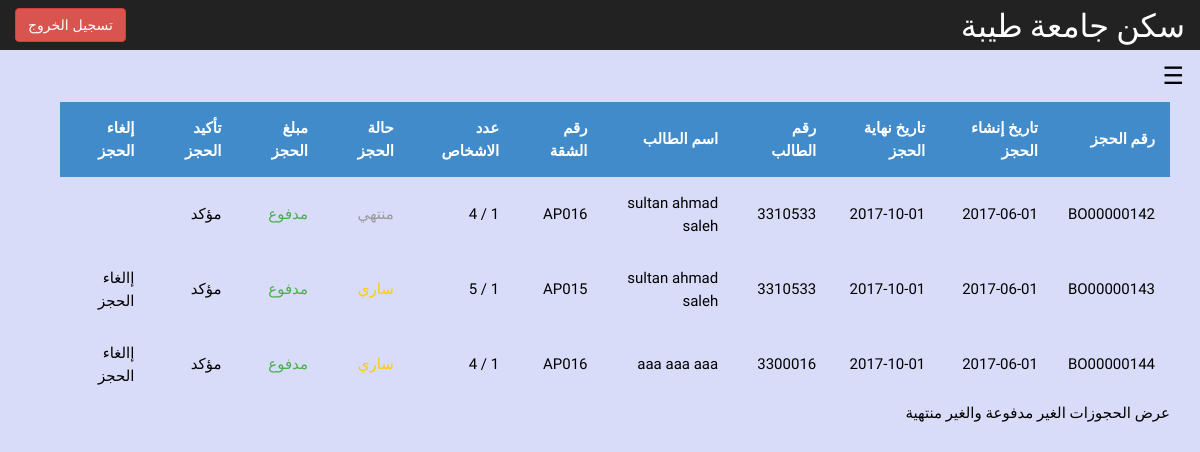
Page /studenthousing/manager/manageAllBookings.php (signed in) on the committed database.
### tables this page shows
CREATE TABLE `booking` (
  `booking_id` char(10) NOT NULL,
  `booking_date` date NOT NULL,
  `start_date` date NOT NULL,
  `expire_date` date NOT NULL,
  `price` float NOT NULL,
  `paid` tinyint(1) NOT NULL,
  `canceled` tinyint(1) NOT NULL,
  `student_id` char(7) NOT NULL,
  `apartment_id` char(5) NOT NULL
);

CREATE TABLE `user` (
  `user_id` char(7) NOT NULL,
  `first_name` varchar(20) NOT NULL,
  `middle_name` varchar(20) NOT NULL,
  `last_name` varchar(20) NOT NULL,
  `email` varchar(64) NOT NULL,
  `password` varchar(128) NOT NULL,
  `date_of_birth` date DEFAULT NULL,
  `phone_number` char(10) NOT NULL
);

CREATE TABLE `apartment` (
  `apartment_id` char(5) NOT NULL,
  `current_number_of_students` int(11) NOT NULL,
  `max_number_of_students` int(11) NOT NULL,
  `apartment_info` varchar(350) DEFAULT NULL
);

### studenthousing/bookingAPI.php (called while the page is built, shortened)
<?php
function sh_bookings_get($f = '*',$extra = '')
{
    global $conn;
    $query = sprintf("SELECT %s FROM `booking` %s ",$f,$extra);
    $qresult = mysqli_query($conn, $query);
    $rcount = mysqli_num_rows($qresult);
    $users = array();
    for($i = 0; $i < $rcount; $i++)
        $users[@count($users)] = mysqli_fetch_object($qresult);
    return $users;
}
?>

### studenthousing/studentsAPI.php (called while the page is built, shortened)
<?php
function sh_users_get($f = '*',$extra = '')
{
    global $conn;
    $query = sprintf("SELECT %s FROM `user` %s ",$f,$extra);
    $qresult = mysqli_query($conn, $query);
    $rcount = mysqli_num_rows($qresult);
    $users = array();
    for($i = 0; $i < $rcount; $i++)
        $users[@count($users)] = mysqli_fetch_object($qresult);
    return $users;
}
function sh_users_get_by_student_id($student_id)
{
    global $conn;
    $id = mysqli_real_escape_string($conn ,strip_tags($student_id));
    $student = sh_student_get_by_student_id($id);
    $result = sh_users_get('*', 'WHERE `user_id` = '."'$student->user_id'");
    $user = $result[0];
    return $user;
}
function sh_student_get_by_student_id($user_id)
{
    global $conn;
    $id = mysqli_real_escape_string($conn ,strip_tags($user_id));
    $query = sprintf("SELECT * FROM `student` WHERE student_id = '%s'",$id);
    $qresult = mysqli_query($conn, $query);
    $rcount = mysqli_num_rows($qresult);
    $users = array();
    for($i = 0; $i < $rcount; $i++)
        $users[@count($users)] = mysqli_fetch_object($qresult);
    return $users[0];
}
?>

### studenthousing/apartmentAPI.php (called while the page is built, shortened)
<?php
function sh_apartments_get($f = '*',$extra = '')
{
    global $conn;
    $query = sprintf("SELECT %s FROM `apartment` %s ",$f,$extra);
    $qresult = mysqli_query($conn, $query);
    $rcount = mysqli_num_rows($qresult);
    $users = array();
    for($i = 0; $i < $rcount; $i++)
        $users[@count($users)] = mysqli_fetch_object($qresult);
    return $users;
}
function sh_apartments_get_by_id($apartment_id)
{
    global $conn;
    $id = @mysqli_real_escape_string($conn ,strip_tags($apartment_id));
    $result = sh_apartments_get('*', 'WHERE `apartment_id` = '."'$id'");
    $user = $result[0];
    return $user;
}
?>

### studenthousing/manager/manageAllBookings.php (the view, shortened to what this page needs)
<?php
require_once('../db.php');
require_once('../bookingAPI.php');
require_once('../apartmentAPI.php');
require_once('../studentsAPI.php');
$bookings = sh_bookings_get();
?>
<!DOCTYPE html>
<html>
    <head>
        <link rel="stylesheet" href="css/bootstrap.css">
        <link rel="stylesheet" href="css/bootstrap-rtl.css">
        <link rel="stylesheet" href="css/dashboard.css">
        <link rel="stylesheet" type="text/css" href="managePanelStyle.css">
        <link rel="stylesheet" href="css/w4.css">
    </head>
   <body style="background-color:#D8DCF8">
        <nav class="navbar navbar-inverse navbar-fixed-top">
            <div class="container-fluid">
                <div class="navbar-header">
                    <a class="navbar-brand" href="#" > <font size="6" face="cairo" color="white">سكن جامعة طيبة</font></a>
                </div>
                <div id="navbar" class="navbar-collapse collapse">
                     <form action="../managerLogin/logout.php" method="post" class="navbar-form navbar-right">
                        <input type="submit" class="btn btn-danger" value="تسجيل الخروج" />
                    </form>
                </div>
            </div>
        </nav>
<div class="icon-bar w3-teal" > <font face="Changa">
    <button class=" w3-button w3-teal w3-xlarge w3-right " onclick="openRightMenu()"style="color: #000000!important;">&#9776;</button>
    <div class="w3-container" style="background-color:#D8DCF8;">
                        <div class="container">
                          <div class="row col-md-offset 2 col-lg-offset 4">
                            <div class="col-md-12 col-sm-12 col-lg-12">
                        <div class="row col-md-12">
                          <table>
                              <tr>
                                  <th>رقم الحجز</th>
                                  <th>تاريخ إنشاء الحجز</th>
                                  <th>تاريخ نهاية الحجز</th>
                                  <th>رقم الطالب</th>
                                  <th>اسم الطالب</th>
                                  <th>رقم الشقة</th>
                                  <th>عدد الاشخاص</th>
                                  <th>حالة الحجز</th>
                                  <th>مبلغ الحجز</th>
                                  <th>تأكيد الحجز</th>
                                  <th>إلغاء الحجز</th>
                              </tr>
                              <?php
                                foreach($bookings as $booking){
                                echo "<tr>";
                                echo    "<td>$booking->booking_id</td>";
                                echo    "<td>$booking->start_date</td>";
                                echo    "<td>$booking->expire_date</td>";
                                echo    "<td>$booking->student_id</td>";
                                $student_name = sh_users_get_by_student_id($booking->student_id);
                                echo    "<td>$student_name->first_name $student_name->middle_name $student_name->last_name</td>";
                                echo    "<td>$booking->apartment_id</td>";
                                $current_students_number_in_apartment = sh_apartments_get_by_id($booking->apartment_id);
                                echo    "<td>$current_students_number_in_apartment->current_number_of_students / $current_students_number_in_apartment->max_number_of_students</td>";
                                if( (strtotime($booking->expire_date) >= time()) && ($booking->canceled == 0) )
                                    echo    "<td><font color=\"#ffcc00\">ساري</font></td>";
                                else
                                    echo    "<td><font color=\"#999999\">منتهي</font></td>";
                                if($booking->paid)
                                    echo    "<td><font color=\"#4CAF50\">مدفوع</font></td>";
                                else
                                    echo    "<td><font color=\"#cc0052\">غير مدفوع</font></td>";
                                if($booking->paid)
                                    echo    "<td>مؤكد</td>";
                                else if((strtotime($booking->expire_date) >= time()) && ($booking->canceled == 0))
                                    echo    "<td><a href=\"confirmBooking.php?booking_id=$booking->booking_id\">تأكيد الحجز</a></td>";
                                if((strtotime($booking->expire_date) >= time()) && ($booking->canceled == 0))
                                    echo    "<td><a href=\"deleteManagedBooking.php?booking_id=$booking->booking_id\">إالغاء الحجز</a></td>";
                                echo "</tr>";
                              }
                              ?>
                          </table>
                          <a href="manageBookings.php" target="_top">عرض الحجوزات الغير مدفوعة والغير منتهية</a>
                        </div>
                </div>
            </div>
        </div>
         </div>
        </div>
    </body>
</html>

### studenthousing/manager/css/dashboard.css (style rules this page uses)
body { padding-top: 50px; }
.navbar-fixed-top { border: 0; }
.navbar-brand { font-size: 28px; }

### studenthousing/manager/managePanelStyle.css (style rules this page uses)
table { width: 100%; }
table tr th { background-color: #428bca; color: white; }
th, td { padding: 15px; text-align: right; }

### studenthousing/manager/css/w4.css (style rules this page uses)
*,*:before,*:after { box-sizing:inherit }
html { -ms-text-size-adjust:100%;-webkit-text-size-adjust:100% }
body { margin:0 }
article,aside,details,figcaption,figure,footer,header,main,menu,nav,section,summary { display:block }
a { background-color:transparent;-webkit-text-decoration-skip:objects }
button,input,select,textarea { font:inherit;margin:0 }
button,input { overflow:visible }
button,select { text-transform:none }
button,html [type=button],[type=reset],[type=submit] { -webkit-appearance:button }
html,body { font-family:Verdana,sans-serif;font-size:15px;line-height:1.5 }
html { overflow-x:hidden }
a { color:inherit }
.w3-btn,.w3-button { border:none;display:inline-block;outline:0;padding:8px 16px;vertical-align:middle;overflow:hidden;text-decoration:none;color:inherit;background-color:inherit;text-align:center;cursor:pointer;white-space:nowrap }
.w3-btn,.w3-button { -webkit-touch-callout:none;-webkit-user-select:none;-khtml-user-select:none;-moz-user-select:none;-ms-user-select:none;user-select:none }
.w3-container:after,.w3-container:before,.w3-panel:after,.w3-panel:before,.w3-row:after,.w3-row:before,.w3-row-padding:after,.w3-row-padding:before, .w3-cell-row:before,.w3-cell-row:after,.w3-clear:after,.w3-clear:before,.w3-bar:before,.w3-bar:after { content:"";display:table;clear:both }
.w3-container { padding:0px!important; }
.w3-xlarge { font-size:24px!important }
.w3-right { float:right!important }
.w3-teal,.w3-hover-teal:hover { color: #000000 !important;background-color: rgba(8, 32, 207, 0.16) !important }
.w3-button { background-color: transparent!important }
body { width: 100%!important; margin: 0%!important; }

### rows in the picture
booking: booking_id "BO00000142", start_date "2017-06-01", expire_date "2017-10-01", student "3310533", user.first_name "sultan", user.middle_name "ahmad", user.last_name "saleh", apartment "AP016", apartment.max_number_of_students "4", canceled "منتهي", paid "مدفوع"
booking: booking_id "BO00000143", start_date "2017-06-01", expire_date "2017-10-01", student "3310533", user.first_name "sultan", user.middle_name "ahmad", user.last_name "saleh", apartment "AP015", apartment.max_number_of_students "5", canceled "ساري", paid "مدفوع"
booking: booking_id "BO00000144", start_date "2017-06-01", expire_date "2017-10-01", student "3300016", user.first_name "aaa", user.middle_name "aaa", user.last_name "aaa", apartment "AP016", apartment.max_number_of_students "4", canceled "ساري", paid "مدفوع"
